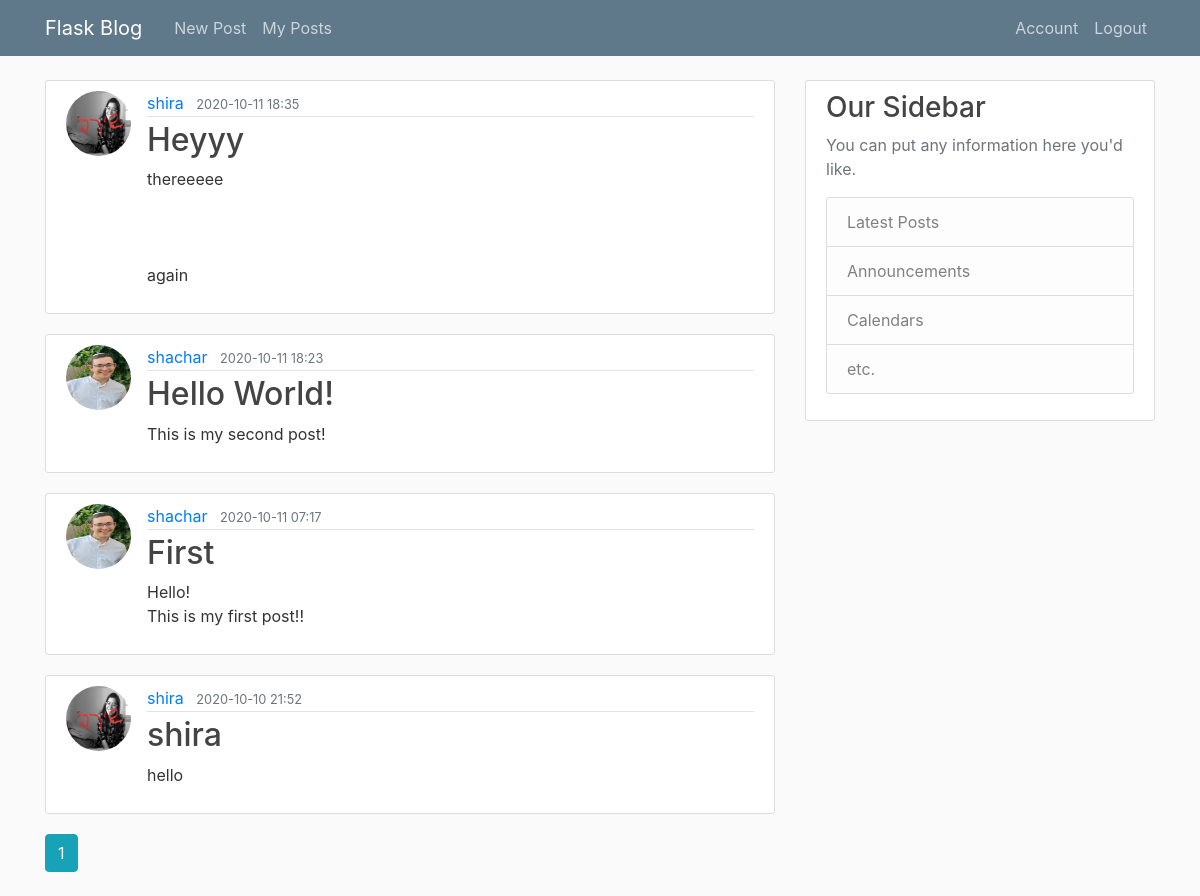
The app's page /home (signed in) with its own data.
### flaskblog/models.py (models this page shows, shortened)
class Post(db.Model):
    id = db.Column(db.Integer, primary_key=True)
    title = db.Column(db.String(100), nullable=False)
    date_posted = db.Column(db.DateTime, nullable=False,
                            default=datetime.utcnow)
    content = db.Column(db.Text, nullable=False)
    user_id = db.Column(db.Integer, db.ForeignKey('user.id'), nullable=False)

class User(db.Model, UserMixin):
    id = db.Column(db.Integer, primary_key=True)
    username = db.Column(db.String(20), unique=True, nullable=False)
    email = db.Column(db.String(120), unique=True, nullable=False)
    image_file = db.Column(db.String(20), nullable=False,
                           default='default.jpg')
    password = db.Column(db.String(60), nullable=False)
    posts = db.relationship('Post', backref='author', lazy=True)

### flaskblog/routes.py (the view)
@app.route("/")
@app.route("/home")
def home():
    page = flask.request.args.get('page', 1, type=int)
    posts = models.Post.query.order_by(
        models.Post.date_posted.desc()).paginate(per_page=4, page=page)
    return flask.render_template('home.html', posts=posts, title="FlaskBlog")

### flaskblog/models.py (called while the page is built)
@login_manager.user_loader
def load_user(user_id):
    return User.query.get(int(user_id))

### flaskblog/templates/home.html
{% extends "layout.html" %}
{% block content %}
{% for post in posts.items %}
    <article class="media content-section">
        <img class="rounded-circle article-img" src="{{ url_for('static', filename='pics/'+post.author.image_file) }}" />
        <div class="media-body">
            <div class="article-metadata">
                <a class="mr-2" href="{{ url_for('userPosts', username=post.author.username) }}">{{ post.author.username }}</a>
                <small class="text-muted">{{ post.date_posted.strftime('%Y-%m-%d %H:%M') }}</small>
            </div>
            <h2>
                <a class="article-title" href="{{ url_for('showPost', post_id=post.id) }}">{{ post.title }}</a>
            </h2>
            <p class="article-content">{{ post.content }}</p>
        </div>
    </article>
{% endfor %}
{% for page_num in posts.iter_pages(left_edge=1, right_edge=1, left_current=1, right_current=2) %}
    {% if page_num %}
        {% if page_num == posts.page %}
            <a class="btn btn-info mb-4" href="{{url_for('home', page=page_num)}}">{{ page_num }}</a>
        {% else %}
            <a class="btn btn-outline-info mb-4" href="{{url_for('home', page=page_num)}}">{{ page_num }}</a>
        {% endif %}
    {% else %}
        ...
    {% endif %}
{% endfor %}
{% endblock content %}

### flaskblog/static/main.css (style rules this page uses)
body { background: #fafafa; color: #333333; margin-top: 5rem; }
h1, h2, h3, h4, h5, h6 { color: #444444; }
.content-section { background: #ffffff; padding: 10px 20px; border: 1px solid #dddddd; border-radius: 3px; margin-bottom: 20px; }
.article-title { color: #444444; }
.article-content { white-space: pre-line; }
.article-img { height: 65px; width: 65px; margin-right: 16px; }
.article-metadata { padding-bottom: 1px; margin-bottom: 4px; border-bottom: 1px solid #e3e3e3 }

### records on screen
Post: image_file (picture), author.username "shira", date_posted "2020-10-11 18:35", title "Heyyy", content "thereeeee again"
Post: image_file (picture), author.username "shachar", date_posted "2020-10-11 18:23", title "Hello World!", content "This is my second post!"
Post: image_file (picture), author.username "shachar", date_posted "2020-10-11 07:17", title "First", content "Hello! This is my first post!!"
Post: image_file (picture), author.username "shira", date_posted "2020-10-10 21:52", title "shira", content "hello"

### other values on screen
{{ page_num }} "1"
